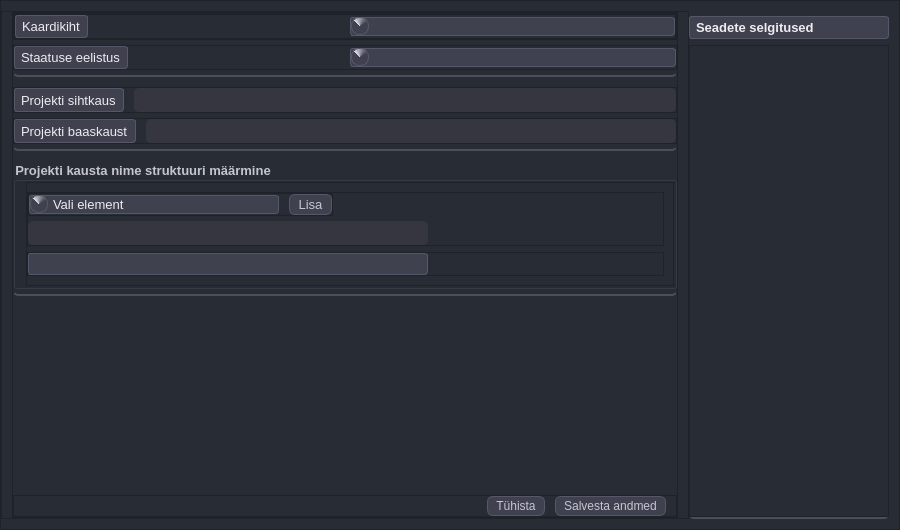
<?xml version="1.0" encoding="UTF-8"?>
<ui version="4.0">
 <class>LayeAdjuster</class>
 <widget class="QDialog" name="LayeAdjuster">
  <property name="geometry">
   <rect>
    <x>0</x>
    <y>0</y>
    <width>900</width>
    <height>530</height>
   </rect>
  </property>
  <property name="sizePolicy">
   <sizepolicy hsizetype="Fixed" vsizetype="Fixed">
    <horstretch>0</horstretch>
    <verstretch>0</verstretch>
   </sizepolicy>
  </property>
  <property name="minimumSize">
   <size>
    <width>900</width>
    <height>530</height>
   </size>
  </property>
  <property name="maximumSize">
   <size>
    <width>900</width>
    <height>530</height>
   </size>
  </property>
  <property name="font">
   <font>
    <pointsize>10</pointsize>
   </font>
  </property>
  <property name="windowTitle">
   <string>Projektide seaded</string>
  </property>
  <property name="styleSheet">
   <string notr="true">/*üleüldine taust ja toonid*/
/*--gray-0: #fff;
    --gray-50: #f7f7f8;
    --gray-100: #ececf1;
    --gray-200: #d9d9e3;
    --gray-300: #c5c5d2;
    --gray-400: #acacbe;
    --gray-500: #8e8ea0;
    --gray-600: #565869;
    --gray-700: #40414f;
    --gray-800: #343541;
    --gray-900: #202123;
    --gray-950: #050509;
*/

/*style the combobox itself*/

#fHeader, #fHelpMenu, 
#fSettingsFolders, #fSettingsFolderStucture,
#fSettingsMain 
{
   border: 2px solid #4d4d5b;    /*Same border style as QLineEdit */
    border-radius: 5px;
	border-top: none;
    border-left: none;
    border-right: none;
}


QWidget{
    background-color: #272c35;
	color:#c5c5d2
}


/*esialgu jaotamata omadused*/
QComboBox{

	background-color:#40414f;
	color:#ececf1;
	border: 1px solid #565869;
	border-radius: 3px;
	padding-left: 5px
}

/*Style the dropdown area*/
QComboBox::drop-down{
	background-color: qconicalgradient(cx:0.5, cy:0.5, angle:135, stop:0.704545 rgba(64, 65, 79), stop:1 rgba(217, 217, 227));
	border: 1px solid #565869;
	border-radius: 8px;
	height:16px;
	width: 16px;
	subcontrol-origin: padding;
    subcontrol-position: left
}

QComboBox::on{

  	border: 0.5px solid #acacbe;
}

QAbstractItemView {
	background-color:#40414f;
	color:#ececf1;
	border: 1px solid #565869;
	border-radius: 4px;
	padding-left: 5px
}


QPushButton{
	padding: 2px 8px;
	text-align: center;
	border-radius: 6px;
	background-color:#40414f;
	border: 1px solid #565869;
}


QPushButton:hover{
    background-color: #8e8ea0;
	border: 0.5px solid #acacbe;
	color: #343541;
	text-align: center;	
	padding: 2px 8px;
    border-radius: 6px;
	
}

QLabel {
    background-color: #40414f;
    color: #ececf1;
    border: 1px solid #565869;
    border-radius: 3px;
    padding: 3px;
}

QLineEdit {
    background-color: #35363f;  /* Lighter background color */
    color: #ececf1;
    /*border: 1px solid #4d4d5b;  Thinner border with a different color */
    border-radius: 5px;
    padding: 4px;
}

QLineEdit:hover {
    background-color: #3d3e47;  /* Slightly darker background color on hover */
}

/* Remove top and side borders */
QLineEdit {
    border-top: none;
    border-left: none;
    border-right: none;
}



</string>
  </property>
  <layout class="QVBoxLayout" name="verticalLayout">
   <property name="spacing">
    <number>10</number>
   </property>
   <property name="leftMargin">
    <number>0</number>
   </property>
   <property name="topMargin">
    <number>0</number>
   </property>
   <property name="rightMargin">
    <number>0</number>
   </property>
   <property name="bottomMargin">
    <number>0</number>
   </property>
   <item>
    <widget class="QFrame" name="fContent">
     <property name="minimumSize">
      <size>
       <width>0</width>
       <height>100</height>
      </size>
     </property>
     <property name="styleSheet">
      <string notr="true"/>
     </property>
     <property name="frameShape">
      <enum>QFrame::StyledPanel</enum>
     </property>
     <property name="frameShadow">
      <enum>QFrame::Raised</enum>
     </property>
     <layout class="QHBoxLayout" name="horizontalLayout_4">
      <property name="spacing">
       <number>0</number>
      </property>
      <property name="leftMargin">
       <number>0</number>
      </property>
      <property name="topMargin">
       <number>10</number>
      </property>
      <property name="rightMargin">
       <number>10</number>
      </property>
      <property name="bottomMargin">
       <number>10</number>
      </property>
      <item>
       <widget class="QFrame" name="SettingElements">
        <property name="minimumSize">
         <size>
          <width>0</width>
          <height>450</height>
         </size>
        </property>
        <property name="styleSheet">
         <string notr="true"/>
        </property>
        <property name="frameShape">
         <enum>QFrame::StyledPanel</enum>
        </property>
        <property name="frameShadow">
         <enum>QFrame::Raised</enum>
        </property>
        <layout class="QVBoxLayout" name="verticalLayout_9">
         <property name="spacing">
          <number>10</number>
         </property>
         <property name="leftMargin">
          <number>10</number>
         </property>
         <property name="topMargin">
          <number>0</number>
         </property>
         <property name="rightMargin">
          <number>10</number>
         </property>
         <property name="bottomMargin">
          <number>0</number>
         </property>
         <item>
          <widget class="QFrame" name="fMainLeft">
           <property name="minimumSize">
            <size>
             <width>0</width>
             <height>100</height>
            </size>
           </property>
           <property name="frameShape">
            <enum>QFrame::StyledPanel</enum>
           </property>
           <property name="frameShadow">
            <enum>QFrame::Raised</enum>
           </property>
           <layout class="QVBoxLayout" name="verticalLayout_8">
            <property name="spacing">
             <number>10</number>
            </property>
            <property name="leftMargin">
             <number>0</number>
            </property>
            <property name="topMargin">
             <number>0</number>
            </property>
            <property name="rightMargin">
             <number>0</number>
            </property>
            <property name="bottomMargin">
             <number>0</number>
            </property>
            <item>
             <widget class="QFrame" name="fSettingsMain">
              <property name="maximumSize">
               <size>
                <width>1000000</width>
                <height>1000000</height>
               </size>
              </property>
              <property name="frameShape">
               <enum>QFrame::StyledPanel</enum>
              </property>
              <property name="frameShadow">
               <enum>QFrame::Raised</enum>
              </property>
              <layout class="QVBoxLayout" name="verticalLayout_4">
               <property name="spacing">
                <number>5</number>
               </property>
               <property name="leftMargin">
                <number>0</number>
               </property>
               <property name="topMargin">
                <number>0</number>
               </property>
               <property name="rightMargin">
                <number>0</number>
               </property>
               <property name="bottomMargin">
                <number>5</number>
               </property>
               <item>
                <widget class="QFrame" name="f_Main_2">
                 <property name="frameShape">
                  <enum>QFrame::StyledPanel</enum>
                 </property>
                 <property name="frameShadow">
                  <enum>QFrame::Raised</enum>
                 </property>
                 <layout class="QVBoxLayout" name="verticalLayout_3">
                  <property name="spacing">
                   <number>10</number>
                  </property>
                  <property name="leftMargin">
                   <number>0</number>
                  </property>
                  <property name="topMargin">
                   <number>0</number>
                  </property>
                  <property name="rightMargin">
                   <number>0</number>
                  </property>
                  <property name="bottomMargin">
                   <number>0</number>
                  </property>
                  <item>
                   <widget class="QFrame" name="f_Main_3">
                    <property name="frameShape">
                     <enum>QFrame::StyledPanel</enum>
                    </property>
                    <property name="frameShadow">
                     <enum>QFrame::Raised</enum>
                    </property>
                    <layout class="QHBoxLayout" name="horizontalLayout_3">
                     <property name="spacing">
                      <number>10</number>
                     </property>
                     <property name="leftMargin">
                      <number>0</number>
                     </property>
                     <property name="topMargin">
                      <number>0</number>
                     </property>
                     <property name="rightMargin">
                      <number>0</number>
                     </property>
                     <property name="bottomMargin">
                      <number>0</number>
                     </property>
                     <item alignment="Qt::AlignLeft">
                      <widget class="QLabel" name="lblCurrect_Cadastral_2">
                       <property name="font">
                        <font>
                         <family>Tahoma</family>
                         <pointsize>10</pointsize>
                        </font>
                       </property>
                       <property name="text">
                        <string>Kaardikiht</string>
                       </property>
                      </widget>
                     </item>
                     <item>
                      <widget class="QComboBox" name="cmbProjects_Layer">
                       <property name="minimumSize">
                        <size>
                         <width>0</width>
                         <height>0</height>
                        </size>
                       </property>
                       <property name="baseSize">
                        <size>
                         <width>0</width>
                         <height>0</height>
                        </size>
                       </property>
                       <property name="font">
                        <font>
                         <pointsize>10</pointsize>
                        </font>
                       </property>
                       <property name="sizeAdjustPolicy">
                        <enum>QComboBox::AdjustToContents</enum>
                       </property>
                       <property name="iconSize">
                        <size>
                         <width>6</width>
                         <height>6</height>
                        </size>
                       </property>
                       <item>
                        <property name="text">
                         <string/>
                        </property>
                       </item>
                       <item>
                        <property name="text">
                         <string/>
                        </property>
                       </item>
                       <item>
                        <property name="text">
                         <string/>
                        </property>
                       </item>
                       <item>
                        <property name="text">
                         <string/>
                        </property>
                       </item>
                      </widget>
                     </item>
                    </layout>
                   </widget>
                  </item>
                 </layout>
                </widget>
               </item>
               <item>
                <widget class="QFrame" name="f_Main_1">
                 <property name="frameShape">
                  <enum>QFrame::StyledPanel</enum>
                 </property>
                 <property name="frameShadow">
                  <enum>QFrame::Raised</enum>
                 </property>
                 <layout class="QHBoxLayout" name="horizontalLayout">
                  <property name="spacing">
                   <number>10</number>
                  </property>
                  <property name="leftMargin">
                   <number>0</number>
                  </property>
                  <property name="topMargin">
                   <number>0</number>
                  </property>
                  <property name="rightMargin">
                   <number>0</number>
                  </property>
                  <property name="bottomMargin">
                   <number>0</number>
                  </property>
                  <item alignment="Qt::AlignLeft">
                   <widget class="QLabel" name="lblCurrect_Cadastral">
                    <property name="font">
                     <font>
                      <family>Tahoma</family>
                      <pointsize>10</pointsize>
                     </font>
                    </property>
                    <property name="text">
                     <string>Staatuse eelistus</string>
                    </property>
                   </widget>
                  </item>
                  <item>
                   <widget class="QComboBox" name="cmbPreferred_Project_status">
                    <property name="minimumSize">
                     <size>
                      <width>0</width>
                      <height>0</height>
                     </size>
                    </property>
                    <property name="font">
                     <font>
                      <pointsize>10</pointsize>
                     </font>
                    </property>
                   </widget>
                  </item>
                 </layout>
                </widget>
               </item>
              </layout>
             </widget>
            </item>
            <item>
             <widget class="QFrame" name="fSettingsFolders">
              <property name="frameShape">
               <enum>QFrame::StyledPanel</enum>
              </property>
              <property name="frameShadow">
               <enum>QFrame::Raised</enum>
              </property>
              <layout class="QVBoxLayout" name="verticalLayout_12">
               <property name="spacing">
                <number>5</number>
               </property>
               <property name="leftMargin">
                <number>0</number>
               </property>
               <property name="topMargin">
                <number>0</number>
               </property>
               <property name="rightMargin">
                <number>0</number>
               </property>
               <property name="bottomMargin">
                <number>5</number>
               </property>
               <item>
                <widget class="QFrame" name="Projekcts_FolderSetup_2">
                 <property name="frameShape">
                  <enum>QFrame::StyledPanel</enum>
                 </property>
                 <property name="frameShadow">
                  <enum>QFrame::Raised</enum>
                 </property>
                 <layout class="QHBoxLayout" name="horizontalLayout_63">
                  <property name="spacing">
                   <number>10</number>
                  </property>
                  <property name="leftMargin">
                   <number>0</number>
                  </property>
                  <property name="topMargin">
                   <number>0</number>
                  </property>
                  <property name="rightMargin">
                   <number>0</number>
                  </property>
                  <property name="bottomMargin">
                   <number>0</number>
                  </property>
                  <item alignment="Qt::AlignLeft">
                   <widget class="QLabel" name="lblProjectsTargetFolder">
                    <property name="font">
                     <font>
                      <pointsize>10</pointsize>
                      <weight>50</weight>
                      <bold>false</bold>
                     </font>
                    </property>
                    <property name="text">
                     <string>Projekti sihtkaus</string>
                    </property>
                   </widget>
                  </item>
                  <item>
                   <widget class="QLineEdit" name="leProjectsTargetFolder_location">
                    <property name="minimumSize">
                     <size>
                      <width>500</width>
                      <height>0</height>
                     </size>
                    </property>
                   </widget>
                  </item>
                 </layout>
                </widget>
               </item>
               <item>
                <widget class="QFrame" name="Projekcts_FolderSetup">
                 <property name="frameShape">
                  <enum>QFrame::StyledPanel</enum>
                 </property>
                 <property name="frameShadow">
                  <enum>QFrame::Raised</enum>
                 </property>
                 <layout class="QHBoxLayout" name="horizontalLayout_62">
                  <property name="spacing">
                   <number>10</number>
                  </property>
                  <property name="leftMargin">
                   <number>0</number>
                  </property>
                  <property name="topMargin">
                   <number>0</number>
                  </property>
                  <property name="rightMargin">
                   <number>0</number>
                  </property>
                  <property name="bottomMargin">
                   <number>0</number>
                  </property>
                  <item>
                   <widget class="QLabel" name="lblProjectsFolder">
                    <property name="font">
                     <font>
                      <pointsize>10</pointsize>
                      <weight>50</weight>
                      <bold>false</bold>
                     </font>
                    </property>
                    <property name="text">
                     <string>Projekti baaskaust</string>
                    </property>
                   </widget>
                  </item>
                  <item>
                   <widget class="QLineEdit" name="leProjectsFolder_location">
                    <property name="minimumSize">
                     <size>
                      <width>500</width>
                      <height>0</height>
                     </size>
                    </property>
                   </widget>
                  </item>
                 </layout>
                </widget>
               </item>
              </layout>
             </widget>
            </item>
            <item>
             <widget class="QFrame" name="fSettingsFolderStucture">
              <property name="minimumSize">
               <size>
                <width>0</width>
                <height>100</height>
               </size>
              </property>
              <property name="frameShape">
               <enum>QFrame::StyledPanel</enum>
              </property>
              <property name="frameShadow">
               <enum>QFrame::Raised</enum>
              </property>
              <layout class="QVBoxLayout" name="verticalLayout_11">
               <property name="spacing">
                <number>0</number>
               </property>
               <property name="leftMargin">
                <number>0</number>
               </property>
               <property name="topMargin">
                <number>0</number>
               </property>
               <property name="rightMargin">
                <number>0</number>
               </property>
               <property name="bottomMargin">
                <number>5</number>
               </property>
               <item>
                <widget class="QGroupBox" name="groupBox">
                 <property name="font">
                  <font>
                   <pointsize>10</pointsize>
                   <weight>75</weight>
                   <bold>true</bold>
                  </font>
                 </property>
                 <property name="title">
                  <string>Projekti kausta nime struktuuri määrmine</string>
                 </property>
                 <layout class="QVBoxLayout" name="verticalLayout_7">
                  <property name="spacing">
                   <number>0</number>
                  </property>
                  <property name="leftMargin">
                   <number>10</number>
                  </property>
                  <property name="topMargin">
                   <number>0</number>
                  </property>
                  <property name="rightMargin">
                   <number>0</number>
                  </property>
                  <property name="bottomMargin">
                   <number>0</number>
                  </property>
                  <item>
                   <widget class="QFrame" name="frame">
                    <property name="frameShape">
                     <enum>QFrame::StyledPanel</enum>
                    </property>
                    <property name="frameShadow">
                     <enum>QFrame::Raised</enum>
                    </property>
                    <layout class="QVBoxLayout" name="verticalLayout_5">
                     <property name="leftMargin">
                      <number>0</number>
                     </property>
                     <item>
                      <widget class="QFrame" name="frame_4">
                       <property name="frameShape">
                        <enum>QFrame::StyledPanel</enum>
                       </property>
                       <property name="frameShadow">
                        <enum>QFrame::Raised</enum>
                       </property>
                       <layout class="QVBoxLayout" name="verticalLayout_13">
                        <property name="spacing">
                         <number>5</number>
                        </property>
                        <property name="leftMargin">
                         <number>0</number>
                        </property>
                        <property name="topMargin">
                         <number>0</number>
                        </property>
                        <property name="rightMargin">
                         <number>0</number>
                        </property>
                        <property name="bottomMargin">
                         <number>0</number>
                        </property>
                        <item alignment="Qt::AlignLeft">
                         <widget class="QFrame" name="frame_2">
                          <property name="frameShape">
                           <enum>QFrame::StyledPanel</enum>
                          </property>
                          <property name="frameShadow">
                           <enum>QFrame::Raised</enum>
                          </property>
                          <layout class="QHBoxLayout" name="horizontalLayout_5">
                           <property name="spacing">
                            <number>10</number>
                           </property>
                           <property name="leftMargin">
                            <number>0</number>
                           </property>
                           <property name="topMargin">
                            <number>0</number>
                           </property>
                           <property name="rightMargin">
                            <number>0</number>
                           </property>
                           <property name="bottomMargin">
                            <number>0</number>
                           </property>
                           <item>
                            <widget class="QComboBox" name="cmbNameElements">
                             <property name="minimumSize">
                              <size>
                               <width>250</width>
                               <height>0</height>
                              </size>
                             </property>
                             <property name="font">
                              <font>
                               <pointsize>10</pointsize>
                              </font>
                             </property>
                             <property name="currentIndex">
                              <number>-1</number>
                             </property>
                             <property name="placeholderText">
                              <string>Vali element</string>
                             </property>
                             <item>
                              <property name="text">
                               <string>Projekti number</string>
                              </property>
                             </item>
                             <item>
                              <property name="text">
                               <string>Sümbol</string>
                              </property>
                             </item>
                             <item>
                              <property name="text">
                               <string>Projekti nimetus</string>
                              </property>
                             </item>
                            </widget>
                           </item>
                           <item>
                            <widget class="QPushButton" name="Confir_selecteded_element">
                             <property name="font">
                              <font>
                               <pointsize>10</pointsize>
                              </font>
                             </property>
                             <property name="text">
                              <string>Lisa</string>
                             </property>
                            </widget>
                           </item>
                          </layout>
                         </widget>
                        </item>
                        <item>
                         <widget class="QLineEdit" name="leSymbolCharacter">
                          <property name="minimumSize">
                           <size>
                            <width>400</width>
                            <height>0</height>
                           </size>
                          </property>
                          <property name="maximumSize">
                           <size>
                            <width>300</width>
                            <height>16777215</height>
                           </size>
                          </property>
                          <property name="text">
                           <string/>
                          </property>
                          <property name="maxLength">
                           <number>5</number>
                          </property>
                         </widget>
                        </item>
                       </layout>
                      </widget>
                     </item>
                     <item>
                      <widget class="QFrame" name="frame_3">
                       <property name="frameShape">
                        <enum>QFrame::StyledPanel</enum>
                       </property>
                       <property name="frameShadow">
                        <enum>QFrame::Raised</enum>
                       </property>
                       <layout class="QVBoxLayout" name="verticalLayout_6">
                        <property name="spacing">
                         <number>0</number>
                        </property>
                        <property name="leftMargin">
                         <number>0</number>
                        </property>
                        <property name="topMargin">
                         <number>0</number>
                        </property>
                        <property name="rightMargin">
                         <number>0</number>
                        </property>
                        <property name="bottomMargin">
                         <number>0</number>
                        </property>
                        <item>
                         <widget class="QLabel" name="lblPreferedFolderNamStructure">
                          <property name="minimumSize">
                           <size>
                            <width>400</width>
                            <height>0</height>
                           </size>
                          </property>
                          <property name="maximumSize">
                           <size>
                            <width>300</width>
                            <height>16777215</height>
                           </size>
                          </property>
                          <property name="text">
                           <string/>
                          </property>
                         </widget>
                        </item>
                       </layout>
                      </widget>
                     </item>
                    </layout>
                   </widget>
                  </item>
                 </layout>
                </widget>
               </item>
              </layout>
             </widget>
            </item>
            <item>
             <spacer name="verticalSpacer">
              <property name="orientation">
               <enum>Qt::Vertical</enum>
              </property>
              <property name="sizeHint" stdset="0">
               <size>
                <width>20</width>
                <height>75</height>
               </size>
              </property>
             </spacer>
            </item>
            <item>
             <widget class="QFrame" name="fButtons">
              <property name="frameShape">
               <enum>QFrame::StyledPanel</enum>
              </property>
              <property name="frameShadow">
               <enum>QFrame::Raised</enum>
              </property>
              <layout class="QHBoxLayout" name="horizontalLayout_2">
               <property name="spacing">
                <number>10</number>
               </property>
               <property name="leftMargin">
                <number>0</number>
               </property>
               <property name="topMargin">
                <number>0</number>
               </property>
               <property name="rightMargin">
                <number>10</number>
               </property>
               <property name="bottomMargin">
                <number>0</number>
               </property>
               <item>
                <spacer name="horizontalSpacer">
                 <property name="orientation">
                  <enum>Qt::Horizontal</enum>
                 </property>
                 <property name="sizeHint" stdset="0">
                  <size>
                   <width>411</width>
                   <height>20</height>
                  </size>
                 </property>
                </spacer>
               </item>
               <item>
                <widget class="QPushButton" name="pbCancel">
                 <property name="text">
                  <string>Tühista</string>
                 </property>
                </widget>
               </item>
               <item>
                <widget class="QPushButton" name="pbSave">
                 <property name="font">
                  <font>
                   <family>Tahoma</family>
                  </font>
                 </property>
                 <property name="text">
                  <string>Salvesta andmed</string>
                 </property>
                 <property name="icon">
                  <iconset>
                   <normaloff>../../icons/Icons_hele/save.svg</normaloff>../../icons/Icons_hele/save.svg</iconset>
                 </property>
                 <property name="iconSize">
                  <size>
                   <width>18</width>
                   <height>18</height>
                  </size>
                 </property>
                </widget>
               </item>
              </layout>
             </widget>
            </item>
           </layout>
          </widget>
         </item>
        </layout>
       </widget>
      </item>
      <item>
       <widget class="QFrame" name="fHelpMenu">
        <property name="minimumSize">
         <size>
          <width>200</width>
          <height>0</height>
         </size>
        </property>
        <property name="maximumSize">
         <size>
          <width>200</width>
          <height>16777215</height>
         </size>
        </property>
        <property name="styleSheet">
         <string notr="true"/>
        </property>
        <property name="frameShape">
         <enum>QFrame::StyledPanel</enum>
        </property>
        <property name="frameShadow">
         <enum>QFrame::Raised</enum>
        </property>
        <layout class="QVBoxLayout" name="verticalLayout_10">
         <property name="leftMargin">
          <number>0</number>
         </property>
         <property name="topMargin">
          <number>5</number>
         </property>
         <property name="rightMargin">
          <number>0</number>
         </property>
         <property name="bottomMargin">
          <number>0</number>
         </property>
         <item>
          <widget class="QLabel" name="label_2">
           <property name="font">
            <font>
             <pointsize>10</pointsize>
             <weight>75</weight>
             <bold>true</bold>
            </font>
           </property>
           <property name="text">
            <string>Seadete selgitused</string>
           </property>
          </widget>
         </item>
         <item>
          <widget class="QTextEdit" name="textEdit">
           <property name="font">
            <font>
             <pointsize>10</pointsize>
            </font>
           </property>
           <property name="html">
            <string>&lt;!DOCTYPE HTML PUBLIC &quot;-//W3C//DTD HTML 4.0//EN&quot; &quot;http://www.w3.org/TR/REC-html40/strict.dtd&quot;&gt;
&lt;html&gt;&lt;head&gt;&lt;meta name=&quot;qrichtext&quot; content=&quot;1&quot; /&gt;&lt;style type=&quot;text/css&quot;&gt;
p, li { white-space: pre-wrap; }
&lt;/style&gt;&lt;/head&gt;&lt;body style=&quot; font-family:'MS Shell Dlg 2'; font-size:10pt; font-weight:400; font-style:normal;&quot;&gt;
&lt;p style=&quot;-qt-paragraph-type:empty; margin-top:0px; margin-bottom:0px; margin-left:0px; margin-right:0px; -qt-block-indent:0; text-indent:0px;&quot;&gt;&lt;br /&gt;&lt;/p&gt;&lt;/body&gt;&lt;/html&gt;</string>
           </property>
          </widget>
         </item>
        </layout>
       </widget>
      </item>
     </layout>
    </widget>
   </item>
  </layout>
 </widget>
 <resources/>
 <connections/>
</ui>
